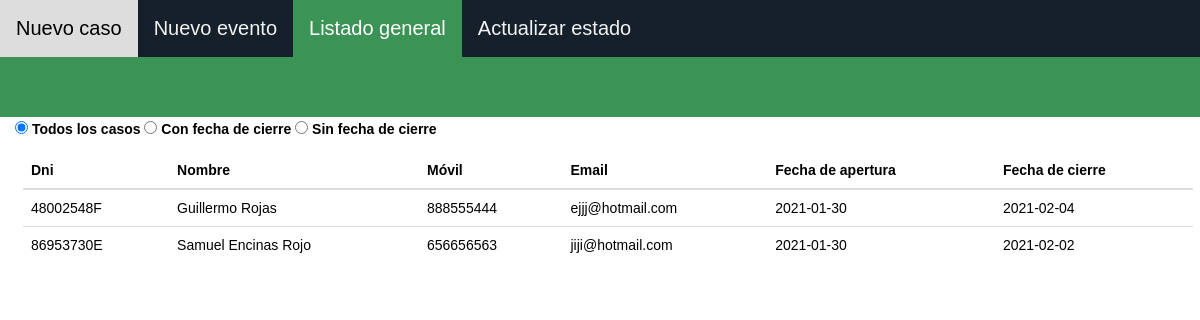
The app's page /listadoGeneralCasos.php (signed in), older data.
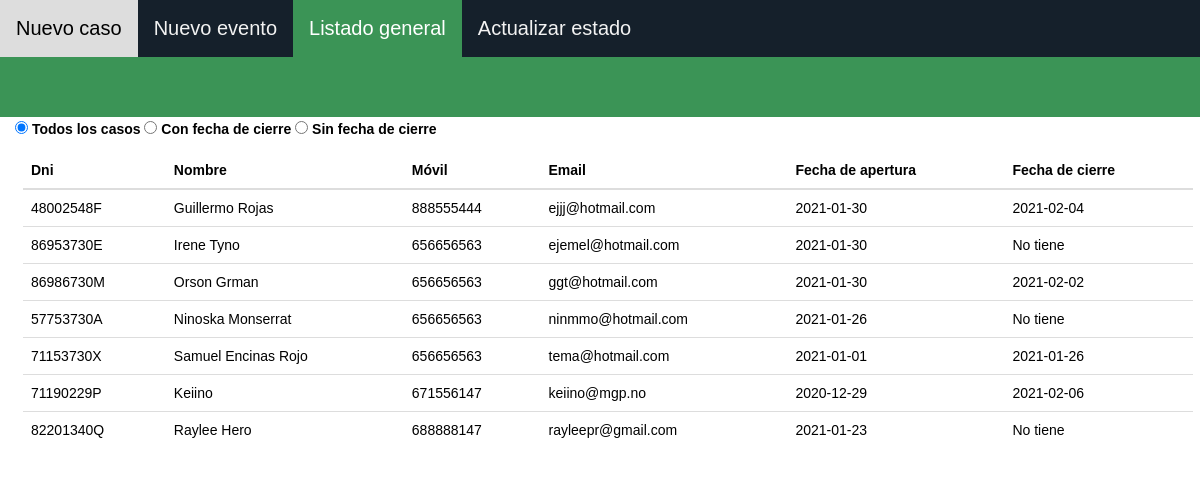
The same page, newer data.
### tables this page shows
CREATE TABLE `caso` (
  `Dni` char(9) NOT NULL,
  `Nombre` char(40) NOT NULL,
  `Movil` char(12) NOT NULL,
  `Email` char(40) NOT NULL,
  `FechaApertura` date NOT NULL,
  `FechaCierre` date DEFAULT NULL
);

### listadoGeneralCasos.php (the view, shortened to what this page needs)
<!DOCTYPE html>
<html lang = "es">
<head>
    <link rel="stylesheet" href="https://maxcdn.bootstrapcdn.com/bootstrap/3.4.1/css/bootstrap.min.css">
    <link rel="stylesheet" href="css/estiloListado.css">
</head>
<body>
    <div class="topnav">
        <a href="paginaAdministrador.php">Nuevo caso</a>
        <a href="nuevoEvento.php">Nuevo evento</a>
        <a class="active" href="listadoGeneralCasos.php">Listado general</a>
        <a  href="actualizarEstado.php">Actualizar estado</a>
    </div>
    <div class="container-fluid">
        <div class="row no-gutter">
            <div class="listado">
                <div class="col-lg-12">
                    <form>
                        <?php
                            if(!isset($_GET['cierre'])){
                                echo '<input type="radio" id="all" name="casos" value="all" checked="true">';
                            }else{
                                echo '<input type="radio" id="all" name="casos" value="all">';
                            }
                        ?>
                        <label for="all">Todos los casos</label>
                        <?php
                            if(isset($_GET['cierre']) && $_GET['cierre'] == 1){
                                echo '<input type="radio" id="cierre" name="casos" value="cierre" checked="true">';
                            }else{
                                echo '<input type="radio" id="cierre" name="casos" value="cierre">';
                            }
                        ?>
                        <label for="cierre">Con fecha de cierre</label>
                        <?php
                            if(isset($_GET['cierre']) && $_GET['cierre'] == 0){
                                echo '<input type="radio" id="nocierre" name="casos" value="nocierre" checked="true">';
                            }else{
                                echo '<input type="radio" id="nocierre" name="casos" value="nocierre">';
                            }
                        ?>
                        <label for="nocierre">Sin fecha de cierre</label>
                    </form>
                    <?php
                        $servername = "localhost";
                        $username = "root";
                        $password = "";
                        $dbname = "rastreocovidddbb";
                        $conn = new mysqli($servername, $username, $password, $dbname);
                        if(!isset($_GET['cierre'])){
                            $sql = "SELECT Dni, Nombre, Movil, Email, FechaApertura, FechaCierre FROM CASO";
                        }else if($_GET['cierre'] == 0){
                            $sql = "SELECT Dni, Nombre, Movil, Email, FechaApertura, FechaCierre FROM CASO WHERE FechaCierre='0000-00-00'";
                        }else if($_GET['cierre'] == 1){
                            $sql = "SELECT Dni, Nombre, Movil, Email, FechaApertura, FechaCierre FROM CASO WHERE NOT FechaCierre='0000-00-00'";
                        }else{
                            $sql = "SELECT Dni, Nombre, Movil, Email, FechaApertura, FechaCierre FROM CASO";
                        }
                        $result = $conn->query($sql);
                    ?>
                    <table class="table table-hover">
                        <thead>
                            <tr>
                                <th scope="col">Dni</th>
                                <th scope="col">Nombre</th>
                                <th scope="col">Móvil</th>
                                <th scope="col">Email</th>
                                <th scope="col">Fecha de apertura</th>
                                <th scope="col">Fecha de cierre</th>
                            </tr>
                        </thead>
                        <tbody>
                            <?php while($row = $result->fetch_assoc()) { ?>
                                <tr>
                                    <td><?php echo $row ['Dni']; ?></td>
                                    <td><?php echo $row ['Nombre']; ?></td>
                                    <td><?php echo $row ['Movil']; ?></td>
                                    <td><?php echo $row ['Email']; ?></td>
                                    <td><?php echo $row ['FechaApertura']; ?></td>
                                    <td><?php
                                        if($row ['FechaCierre'] == "0000-00-00"){
                                            echo "No tiene";
                                        }else{
                                            echo $row ['FechaCierre'];
                                        }
                                    ?></td>
                                </tr>
                            <?php } ?>
                        </tbody>
                    </table>
                </div>
            </div>
        </div>
    </div>
</body>

### css/estiloListado.css (style rules this page uses)
body { font-family: "Arial"; }
.topnav { overflow: hidden; background-color: rgb(21, 32, 43); }
.topnav a { float: left; color: #f2f2f2; text-align: center; padding: 14px 16px; text-decoration: none; font-size: 20px; }
.topnav a.active { background-color: rgb(59, 148, 86); color: white; }
.listado { background-color: rgb(59, 148, 86); color:black; padding-top: 5%; width: 100%; }
.table { margin: 8px 8px; }

Row changes from the older to the newer data that the page shows:
changed caso "86953730E": Nombre "Samuel Encinas Rojo" → "Irene Tyno"; Email "jiji@hotmail.com" → "ejemel@hotmail.com"; FechaCierre "2021-02-02" → "No tiene"
added caso: Dni "86986730M", Nombre "Orson Grman", Movil "656656563", Email "ggt@hotmail.com", FechaApertura "2021-01-30", FechaCierre "2021-02-02"
added caso: Dni "57753730A", Nombre "Ninoska Monserrat", Movil "656656563", Email "ninmmo@hotmail.com", FechaApertura "2021-01-26", FechaCierre "No tiene"
added caso: Dni "71153730X", Nombre "Samuel Encinas Rojo", Movil "656656563", Email "tema@hotmail.com", FechaApertura "2021-01-01", FechaCierre "2021-01-26"
added caso: Dni "71190229P", Nombre "Keiino", Movil "671556147", Email "keiino@mgp.no", FechaApertura "2020-12-29", FechaCierre "2021-02-06"
added caso: Dni "82201340Q", Nombre "Raylee Hero", Movil "688888147", Email "rayleepr@gmail.com", FechaApertura "2021-01-23", FechaCierre "No tiene"
